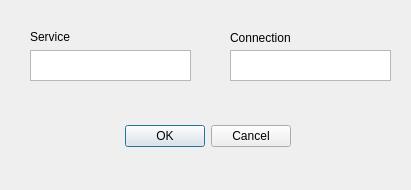
<?xml version="1.0" encoding="UTF-8"?>
<ui version="4.0">
 <class>ServiceResolveDialog</class>
 <widget class="QDialog" name="ServiceResolveDialog">
  <property name="geometry">
   <rect>
    <x>0</x>
    <y>0</y>
    <width>411</width>
    <height>190</height>
   </rect>
  </property>
  <property name="windowTitle">
   <string>Dialog</string>
  </property>
  <widget class="QDialogButtonBox" name="buttonBox">
   <property name="geometry">
    <rect>
     <x>-50</x>
     <y>120</y>
     <width>341</width>
     <height>32</height>
    </rect>
   </property>
   <property name="orientation">
    <enum>Qt::Horizontal</enum>
   </property>
   <property name="standardButtons">
    <set>QDialogButtonBox::Cancel|QDialogButtonBox::Ok</set>
   </property>
  </widget>
  <widget class="QTextEdit" name="serviceTextEdit">
   <property name="geometry">
    <rect>
     <x>30</x>
     <y>50</y>
     <width>161</width>
     <height>31</height>
    </rect>
   </property>
  </widget>
  <widget class="QTextEdit" name="connectionTextEdit">
   <property name="geometry">
    <rect>
     <x>230</x>
     <y>50</y>
     <width>161</width>
     <height>31</height>
    </rect>
   </property>
  </widget>
  <widget class="QLabel" name="label">
   <property name="geometry">
    <rect>
     <x>30</x>
     <y>30</y>
     <width>47</width>
     <height>14</height>
    </rect>
   </property>
   <property name="text">
    <string>Service</string>
   </property>
  </widget>
  <widget class="QLabel" name="label_2">
   <property name="geometry">
    <rect>
     <x>230</x>
     <y>30</y>
     <width>71</width>
     <height>16</height>
    </rect>
   </property>
   <property name="text">
    <string>Connection</string>
   </property>
  </widget>
 </widget>
 <resources/>
 <connections>
  <connection>
   <sender>buttonBox</sender>
   <signal>accepted()</signal>
   <receiver>ServiceResolveDialog</receiver>
   <slot>accept()</slot>
   <hints>
    <hint type="sourcelabel">
     <x>248</x>
     <y>254</y>
    </hint>
    <hint type="destinationlabel">
     <x>157</x>
     <y>274</y>
    </hint>
   </hints>
  </connection>
  <connection>
   <sender>buttonBox</sender>
   <signal>rejected()</signal>
   <receiver>ServiceResolveDialog</receiver>
   <slot>reject()</slot>
   <hints>
    <hint type="sourcelabel">
     <x>316</x>
     <y>260</y>
    </hint>
    <hint type="destinationlabel">
     <x>286</x>
     <y>274</y>
    </hint>
   </hints>
  </connection>
 </connections>
</ui>
